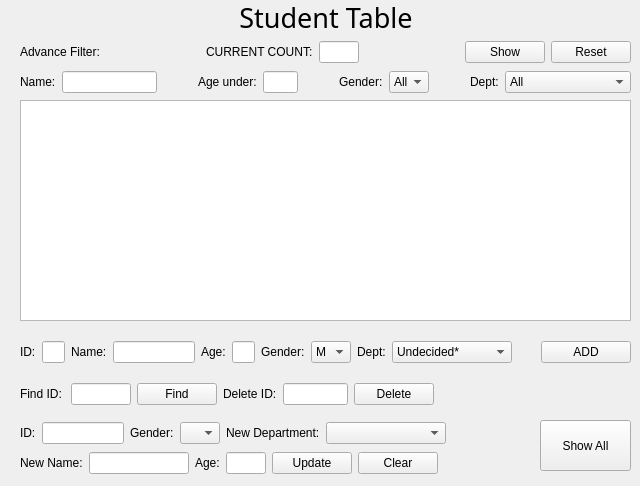
    <widget class="QWidget" name="student_page">
     <widget class="QTableView" name="tableView">
      <property name="geometry">
       <rect>
        <x>20</x>
        <y>100</y>
        <width>611</width>
        <height>221</height>
       </rect>
      </property>
     </widget>
     <widget class="QLabel" name="label_10">
      <property name="geometry">
       <rect>
        <x>21</x>
        <y>461</y>
        <width>44</width>
        <height>16</height>
       </rect>
      </property>
      <property name="text">
       <string/>
      </property>
     </widget>
     <widget class="QPushButton" name="btn_showAll">
      <property name="geometry">
       <rect>
        <x>540</x>
        <y>420</y>
        <width>91</width>
        <height>51</height>
       </rect>
      </property>
      <property name="text">
       <string>Show All</string>
      </property>
     </widget>
     <widget class="QWidget" name="layoutWidget">
      <property name="geometry">
       <rect>
        <x>20</x>
        <y>0</y>
        <width>611</width>
        <height>34</height>
       </rect>
      </property>
      <layout class="QHBoxLayout" name="horizontalLayout">
       <item>
        <spacer name="horizontalSpacer">
         <property name="orientation">
          <enum>Qt::Horizontal</enum>
         </property>
         <property name="sizeHint" stdset="0">
          <size>
           <width>40</width>
           <height>20</height>
          </size>
         </property>
        </spacer>
       </item>
       <item>
        <widget class="QLabel" name="label">
         <property name="font">
          <font>
           <family>Perpetua Titling MT</family>
           <pointsize>20</pointsize>
          </font>
         </property>
         <property name="text">
          <string>Student Table</string>
         </property>
         <property name="alignment">
          <set>Qt::AlignCenter</set>
         </property>
        </widget>
       </item>
       <item>
        <spacer name="horizontalSpacer_2">
         <property name="orientation">
          <enum>Qt::Horizontal</enum>
         </property>
         <property name="sizeHint" stdset="0">
          <size>
           <width>40</width>
           <height>20</height>
          </size>
         </property>
        </spacer>
       </item>
      </layout>
     </widget>
     <widget class="QWidget" name="layoutWidget">
      <property name="geometry">
       <rect>
        <x>20</x>
        <y>380</y>
        <width>610</width>
        <height>28</height>
       </rect>
      </property>
      <layout class="QHBoxLayout" name="horizontalLayout_6">
       <item>
        <layout class="QHBoxLayout" name="horizontalLayout_4">
         <item>
          <layout class="QHBoxLayout" name="horizontalLayout_5">
           <item>
            <widget class="QLabel" name="label_9">
             <property name="text">
              <string>Find ID:</string>
             </property>
            </widget>
           </item>
           <item>
            <widget class="QLineEdit" name="lineEdit_idFind">
             <property name="maximumSize">
              <size>
               <width>60</width>
               <height>16777215</height>
              </size>
             </property>
            </widget>
           </item>
           <item>
            <widget class="QPushButton" name="btnFind">
             <property name="text">
              <string>Find</string>
             </property>
            </widget>
           </item>
          </layout>
         </item>
         <item>
          <widget class="QLabel" name="label_8">
           <property name="text">
            <string>Delete ID:</string>
           </property>
          </widget>
         </item>
         <item>
          <widget class="QLineEdit" name="lineEdit_idDel">
           <property name="maximumSize">
            <size>
             <width>65</width>
             <height>16777215</height>
            </size>
           </property>
          </widget>
         </item>
         <item>
          <widget class="QPushButton" name="btnDel">
           <property name="sizePolicy">
            <sizepolicy hsizetype="Preferred" vsizetype="Fixed">
             <horstretch>0</horstretch>
             <verstretch>0</verstretch>
            </sizepolicy>
           </property>
           <property name="maximumSize">
            <size>
             <width>160</width>
             <height>16777215</height>
            </size>
           </property>
           <property name="text">
            <string>Delete</string>
           </property>
          </widget>
         </item>
         <item>
          <spacer name="horizontalSpacer_7">
           <property name="orientation">
            <enum>Qt::Horizontal</enum>
           </property>
           <property name="sizeType">
            <enum>QSizePolicy::Expanding</enum>
           </property>
           <property name="sizeHint" stdset="0">
            <size>
             <width>18</width>
             <height>19</height>
            </size>
           </property>
          </spacer>
         </item>
        </layout>
       </item>
      </layout>
     </widget>
     <widget class="QWidget" name="layoutWidget">
      <property name="geometry">
       <rect>
        <x>20</x>
        <y>340</y>
        <width>611</width>
        <height>24</height>
       </rect>
      </property>
      <layout class="QHBoxLayout" name="horizontalLayout_3">
       <item>
        <widget class="QLabel" name="label_3">
         <property name="text">
          <string>ID:</string>
         </property>
        </widget>
       </item>
       <item>
        <widget class="QLineEdit" name="lineEdit_id">
         <property name="maximumSize">
          <size>
           <width>40</width>
           <height>16777215</height>
          </size>
         </property>
        </widget>
       </item>
       <item>
        <spacer name="horizontalSpacer_3">
         <property name="orientation">
          <enum>Qt::Horizontal</enum>
         </property>
         <property name="sizeHint" stdset="0">
          <size>
           <width>5</width>
           <height>20</height>
          </size>
         </property>
        </spacer>
       </item>
       <item>
        <widget class="QLabel" name="label_7">
         <property name="text">
          <string>Name:</string>
         </property>
        </widget>
       </item>
       <item>
        <widget class="QLineEdit" name="lineEdit_name">
         <property name="maximumSize">
          <size>
           <width>100</width>
           <height>16777215</height>
          </size>
         </property>
        </widget>
       </item>
       <item>
        <spacer name="horizontalSpacer_4">
         <property name="orientation">
          <enum>Qt::Horizontal</enum>
         </property>
         <property name="sizeHint" stdset="0">
          <size>
           <width>5</width>
           <height>20</height>
          </size>
         </property>
        </spacer>
       </item>
       <item>
        <widget class="QLabel" name="label_4">
         <property name="text">
          <string>Age:</string>
         </property>
        </widget>
       </item>
       <item>
        <widget class="QLineEdit" name="lineEdit_age">
         <property name="maximumSize">
          <size>
           <width>40</width>
           <height>16777215</height>
          </size>
         </property>
        </widget>
       </item>
       <item>
        <spacer name="horizontalSpacer_5">
         <property name="orientation">
          <enum>Qt::Horizontal</enum>
         </property>
         <property name="sizeHint" stdset="0">
          <size>
           <width>13</width>
           <height>13</height>
          </size>
         </property>
        </spacer>
       </item>
       <item>
        <widget class="QLabel" name="label_6">
         <property name="text">
          <string>Gender:</string>
         </property>
        </widget>
       </item>
       <item>
        <widget class="QComboBox" name="comboBox_gender">
         <property name="maximumSize">
          <size>
           <width>40</width>
           <height>16777215</height>
          </size>
         </property>
         <item>
          <property name="text">
           <string>M</string>
          </property>
         </item>
         <item>
          <property name="text">
           <string>F</string>
          </property>
         </item>
        </widget>
       </item>
       <item>
        <widget class="QLabel" name="label_5">
         <property name="text">
          <string>Dept:</string>
         </property>
        </widget>
       </item>
       <item>
        <widget class="QComboBox" name="comboBox_dept">
         <property name="sizePolicy">
          <sizepolicy hsizetype="Preferred" vsizetype="Fixed">
           <horstretch>0</horstretch>
           <verstretch>0</verstretch>
          </sizepolicy>
         </property>
         <property name="minimumSize">
          <size>
           <width>120</width>
           <height>0</height>
          </size>
         </property>
         <property name="maximumSize">
          <size>
           <width>203</width>
           <height>16777215</height>
          </size>
         </property>
         <item>
          <property name="text">
           <string>Undecided*</string>
          </property>
         </item>
        </widget>
       </item>
       <item>
        <spacer name="horizontalSpacer_6">
         <property name="orientation">
          <enum>Qt::Horizontal</enum>
         </property>
         <property name="sizeHint" stdset="0">
          <size>
           <width>40</width>
           <height>20</height>
          </size>
         </property>
        </spacer>
       </item>
       <item>
        <widget class="QPushButton" name="btn_insert">
         <property name="minimumSize">
          <size>
           <width>90</width>
           <height>0</height>
          </size>
         </property>
         <property name="maximumSize">
          <size>
           <width>536</width>
           <height>16777215</height>
          </size>
         </property>
         <property name="text">
          <string>ADD</string>
         </property>
        </widget>
       </item>
      </layout>
     </widget>
     <widget class="QWidget" name="layoutWidget">
      <property name="geometry">
       <rect>
        <x>20</x>
        <y>420</y>
        <width>511</width>
        <height>56</height>
       </rect>
      </property>
      <layout class="QVBoxLayout" name="verticalLayout">
       <item>
        <layout class="QHBoxLayout" name="horizontalLayout_7">
         <item>
          <widget class="QLabel" name="label_15">
           <property name="text">
            <string>ID:</string>
           </property>
          </widget>
         </item>
         <item>
          <widget class="QLineEdit" name="lineEditIDupdate">
           <property name="maximumSize">
            <size>
             <width>82</width>
             <height>16777215</height>
            </size>
           </property>
          </widget>
         </item>
         <item>
          <widget class="QLabel" name="label_13">
           <property name="text">
            <string>Gender:</string>
           </property>
          </widget>
         </item>
         <item>
          <widget class="QComboBox" name="comboBox_gender_update">
           <property name="maximumSize">
            <size>
             <width>40</width>
             <height>16777215</height>
            </size>
           </property>
           <item>
            <property name="text">
             <string/>
            </property>
           </item>
           <item>
            <property name="text">
             <string>M</string>
            </property>
           </item>
           <item>
            <property name="text">
             <string>F</string>
            </property>
           </item>
          </widget>
         </item>
         <item>
          <widget class="QLabel" name="label_12">
           <property name="text">
            <string>New Department:</string>
           </property>
          </widget>
         </item>
         <item>
          <widget class="QComboBox" name="comboBox_dept_update">
           <property name="sizePolicy">
            <sizepolicy hsizetype="Preferred" vsizetype="Fixed">
             <horstretch>0</horstretch>
             <verstretch>0</verstretch>
            </sizepolicy>
           </property>
           <property name="minimumSize">
            <size>
             <width>120</width>
             <height>0</height>
            </size>
           </property>
           <property name="maximumSize">
            <size>
             <width>203</width>
             <height>16777215</height>
            </size>
           </property>
           <item>
            <property name="text">
             <string/>
            </property>
           </item>
           <item>
            <property name="text">
             <string>Undecided*</string>
            </property>
           </item>
          </widget>
         </item>
         <item>
          <spacer name="horizontalSpacer_44">
           <property name="orientation">
            <enum>Qt::Horizontal</enum>
           </property>
           <property name="sizeHint" stdset="0">
            <size>
             <width>40</width>
             <height>20</height>
            </size>
           </property>
          </spacer>
         </item>
        </layout>
       </item>
       <item>
        <layout class="QHBoxLayout" name="horizontalLayout_8">
         <item>
          <widget class="QLabel" name="label_14">
           <property name="text">
            <string>New Name:</string>
           </property>
          </widget>
         </item>
         <item>
          <widget class="QLineEdit" name="lineEditNameUpdate">
           <property name="maximumSize">
            <size>
             <width>100</width>
             <height>16777215</height>
            </size>
           </property>
          </widget>
         </item>
         <item>
          <widget class="QLabel" name="label_11">
           <property name="text">
            <string>Age:</string>
           </property>
          </widget>
         </item>
         <item>
          <widget class="QLineEdit" name="lineEditAgeUpdate">
           <property name="maximumSize">
            <size>
             <width>40</width>
             <height>16777215</height>
            </size>
           </property>
          </widget>
         </item>
         <item>
          <widget class="QPushButton" name="btnUpdate">
           <property name="text">
            <string>Update</string>
           </property>
          </widget>
         </item>
         <item>
          <widget class="QPushButton" name="pushButton">
           <property name="text">
            <string>Clear</string>
           </property>
          </widget>
         </item>
         <item>
          <spacer name="horizontalSpacer_8">
           <property name="orientation">
            <enum>Qt::Horizontal</enum>
           </property>
           <property name="sizeHint" stdset="0">
            <size>
             <width>40</width>
             <height>20</height>
            </size>
           </property>
          </spacer>
         </item>
        </layout>
       </item>
      </layout>
     </widget>
     <widget class="QWidget" name="layoutWidget">
      <property name="geometry">
       <rect>
        <x>20</x>
        <y>70</y>
        <width>611</width>
        <height>24</height>
       </rect>
      </property>
      <layout class="QHBoxLayout" name="horizontalLayout_9">
       <item>
        <widget class="QLabel" name="label_20">
         <property name="text">
          <string>Name:</string>
         </property>
        </widget>
       </item>
       <item>
        <widget class="QLineEdit" name="lineEdit_nameFil">
         <property name="maximumSize">
          <size>
           <width>100</width>
           <height>16777215</height>
          </size>
         </property>
        </widget>
       </item>
       <item>
        <spacer name="horizontalSpacer_10">
         <property name="orientation">
          <enum>Qt::Horizontal</enum>
         </property>
         <property name="sizeHint" stdset="0">
          <size>
           <width>40</width>
           <height>20</height>
          </size>
         </property>
        </spacer>
       </item>
       <item>
        <widget class="QLabel" name="label_19">
         <property name="text">
          <string>Age under:</string>
         </property>
        </widget>
       </item>
       <item>
        <widget class="QLineEdit" name="lineEdit_ageFil">
         <property name="maximumSize">
          <size>
           <width>40</width>
           <height>16777215</height>
          </size>
         </property>
        </widget>
       </item>
       <item>
        <spacer name="horizontalSpacer_11">
         <property name="orientation">
          <enum>Qt::Horizontal</enum>
         </property>
         <property name="sizeHint" stdset="0">
          <size>
           <width>40</width>
           <height>20</height>
          </size>
         </property>
        </spacer>
       </item>
       <item>
        <widget class="QLabel" name="label_17">
         <property name="text">
          <string>Gender:</string>
         </property>
        </widget>
       </item>
       <item>
        <widget class="QComboBox" name="comboBox_genderFil">
         <property name="maximumSize">
          <size>
           <width>40</width>
           <height>16777215</height>
          </size>
         </property>
         <item>
          <property name="text">
           <string>All</string>
          </property>
         </item>
         <item>
          <property name="text">
           <string>M</string>
          </property>
         </item>
         <item>
          <property name="text">
           <string>F</string>
          </property>
         </item>
        </widget>
       </item>
       <item>
        <spacer name="horizontalSpacer_12">
         <property name="orientation">
          <enum>Qt::Horizontal</enum>
         </property>
         <property name="sizeHint" stdset="0">
          <size>
           <width>40</width>
           <height>20</height>
          </size>
         </property>
        </spacer>
       </item>
       <item>
        <widget class="QLabel" name="label_18">
         <property name="text">
          <string>Dept:</string>
         </property>
        </widget>
       </item>
       <item>
        <widget class="QComboBox" name="comboBox_deptFil">
         <property name="sizePolicy">
          <sizepolicy hsizetype="Preferred" vsizetype="Fixed">
           <horstretch>0</horstretch>
           <verstretch>0</verstretch>
          </sizepolicy>
         </property>
         <property name="minimumSize">
          <size>
           <width>120</width>
           <height>0</height>
          </size>
         </property>
         <property name="maximumSize">
          <size>
           <width>203</width>
           <height>16777215</height>
          </size>
         </property>
         <item>
          <property name="text">
           <string>All</string>
          </property>
         </item>
         <item>
          <property name="text">
           <string>Undecided*</string>
          </property>
         </item>
         <item>
          <property name="text">
           <string>Agriculture</string>
          </property>
         </item>
         <item>
          <property name="text">
           <string>Architecture</string>
          </property>
         </item>
         <item>
          <property name="text">
           <string>Aarts</string>
          </property>
         </item>
         <item>
          <property name="text">
           <string>Business</string>
          </property>
         </item>
         <item>
          <property name="text">
           <string>Communications</string>
          </property>
         </item>
         <item>
          <property name="text">
           <string>Computer Science</string>
          </property>
         </item>
         <item>
          <property name="text">
           <string>Education</string>
          </property>
         </item>
         <item>
          <property name="text">
           <string>Engineering </string>
          </property>
         </item>
         <item>
          <property name="text">
           <string>English </string>
          </property>
         </item>
         <item>
          <property name="text">
           <string>Philosophy</string>
          </property>
         </item>
         <item>
          <property name="text">
           <string>Social Sciences</string>
          </property>
         </item>
        </widget>
       </item>
      </layout>
     </widget>
     <widget class="QWidget" name="layoutWidget">
      <property name="geometry">
       <rect>
        <x>20</x>
        <y>40</y>
        <width>611</width>
        <height>24</height>
       </rect>
      </property>
      <layout class="QHBoxLayout" name="horizontalLayout_10">
       <item>
        <widget class="QLabel" name="label_16">
         <property name="text">
          <string>Advance Filter:</string>
         </property>
        </widget>
       </item>
       <item>
        <spacer name="horizontalSpacer_9">
         <property name="orientation">
          <enum>Qt::Horizontal</enum>
         </property>
         <property name="sizeHint" stdset="0">
          <size>
           <width>40</width>
           <height>20</height>
          </size>
         </property>
        </spacer>
       </item>
       <item>
        <widget class="QLabel" name="label_21">
         <property name="text">
          <string>CURRENT COUNT:</string>
         </property>
        </widget>
       </item>
       <item>
        <widget class="QLineEdit" name="lineEdit_cnt">
         <property name="maximumSize">
          <size>
           <width>40</width>
           <height>16777215</height>
          </size>
         </property>
         <property name="readOnly">
          <bool>true</bool>
         </property>
        </widget>
       </item>
       <item>
        <spacer name="horizontalSpacer_13">
         <property name="orientation">
          <enum>Qt::Horizontal</enum>
         </property>
         <property name="sizeHint" stdset="0">
          <size>
           <width>40</width>
           <height>20</height>
          </size>
         </property>
        </spacer>
       </item>
       <item>
        <widget class="QPushButton" name="btnQuery">
         <property name="text">
          <string>Show</string>
         </property>
        </widget>
       </item>
       <item>
        <widget class="QPushButton" name="pushButton_2">
         <property name="text">
          <string>Reset</string>
         </property>
        </widget>
       </item>
      </layout>
     </widget>
    </widget>
